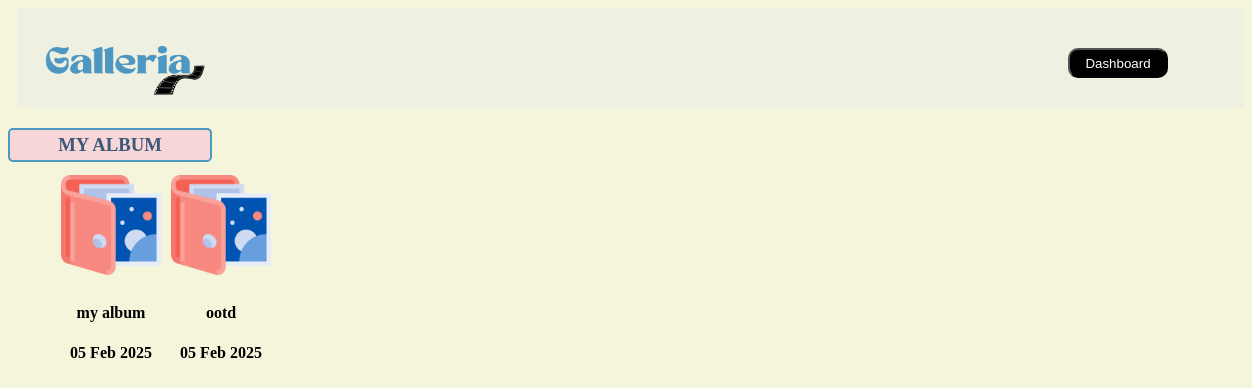
The app's page /album.php (signed in) with its own data.
### tables this page shows
CREATE TABLE `album` (
  `album_id` int(11) NOT NULL,
  `nama_album` varchar(255) NOT NULL,
  `deskripsi` text NOT NULL,
  `tanggal_buat` date NOT NULL,
  `user_id` int(11) NOT NULL
);

### album.php (the view, shortened to what this page needs)
<?php
include "connection.php";
$id = $_SESSION['id'];
?>
<!DOCTYPE html>
<html lang="en">
<head>
    <link rel="stylesheet" href="asset.css">
    <link rel="stylesheet" href="https://unicons.iconscout.com/release/v4.0.8/css/line.css">
</head>
<body>
    <div class="header" style="background : rgba(232, 235, 234, 0.5);">
        <img src="Asset/img/logo.png" class="logo">
        <button class="button_menu" style="margin-left: 850px;"><a href="dashboard.php" class="a">Dashboard</a></button>
    </div>
    <div class="box" style="margin-top: 20px;">
        <h3>MY ALBUM</h3>
    </div>
    <div class="container" style="margin-left: 50px; margin-top:10px;">
        <?php
        $query = "SELECT * FROM `album` INNER JOIN `user` ON `album`.`user_id` = `user`.`user_id` WHERE `album`.`user_id` = $id";
        $hasil = mysqli_query($conn, $query);
        while ($row = mysqli_fetch_assoc($hasil)):
            $timestamp = strtotime($row['tanggal_buat']);
            $tanggal = date("d M Y", $timestamp);
        ?>
            <table>
                <tr>
                    <td>
                        <span><a href="detail_album.php?id=<?php echo $row['album_id'] ?>"><img src="Asset/icon/album.png" width="100" height="100"></a></span>
                    </td>
                </tr>
                <tr>
                    <td style="text-align : center;">
                        <h4><?php echo $row['nama_album'] ?></h4>
                        <h4><?php echo $tanggal ?></h4>
                    </td>
                    <td>
                    </td>
                </tr>
            </table>
        <?php endwhile; ?>
    </div>
</body>
</html>

### asset.css (style rules this page uses)
body { background-color: beige; }
.logo { width: 200px; height: 100px; }
.header { margin-left: 10px; display: flex; align-items: center; }
a { color: black; }
.container { display: flex; width: 100%; }
.button_menu { width: 100px; height: 30px; background-color: black; color: white; border-radius: 10px; margin-top: 10px; }

### album.php (style rules this page uses)
.box { justify-content: center; display: flex; align-items: center; width: 200px; height: 30px; background-color: #F6D6D6; border: 2px #4e97c2 solid; border-radius: 5px; color: #3E5879; }
.a { color: white; text-decoration: none; }

### records on screen
album: nama_album "my album", tanggal_buat "05 Feb 2025"
album: nama_album "ootd", tanggal_buat "05 Feb 2025"
